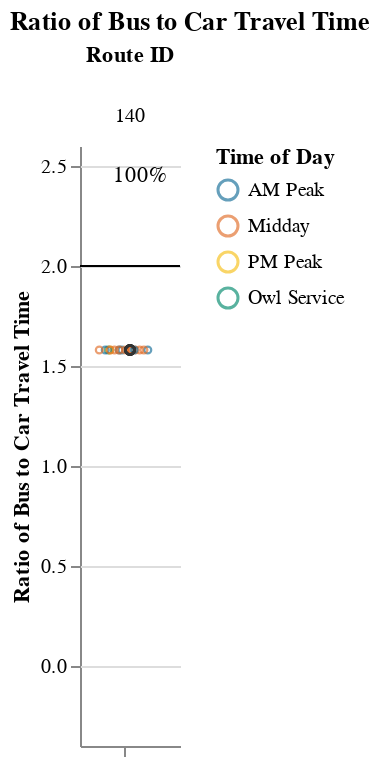
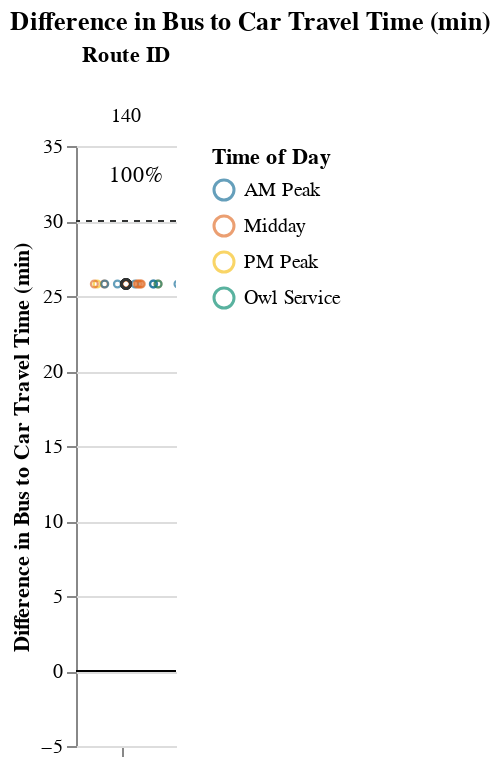

Write notebook code for charts like these, in order.
### Markdown cell above
### Medium Routes (1-1.5 hrs)

### Code cell
route_group = "medium"
try:
    display_charts_for_route_group(df, route_group)
except:
    print("No routes meet this criteria.")

### Figure 1 — Vega-Lite specification as saved in the notebook (floating-point values rounded to 4 significant figures)
{"config": {"view": {"continuousWidth": 400, "continuousHeight": 300, "stroke": null}, "facet": {"spacing": 0}}, "data": {"name": "data-9e5605fea82907418db5201e60d465e1"}, "facet": {"column": {"field": "route_id", "sort": ["140"], "title": "Route ID", "type": "nominal"}}, "spec": {"layer": [{"mark": "rule", "encoding": {"color": {"value": "black"}, "y": {"field": "cutoff", "type": "quantitative"}}, "selection": {"selector001": {"type": "interval", "bind": "scales", "encodings": ["x", "y"]}}}, {"mark": {"type": "point", "opacity": 0.65, "size": 12, "strokeWidth": 1.1}, "encoding": {"color": {"field": "time_of_day", "scale": {"range": ["#136C97", "#E16B26", "#F6BF16", "#00896B", "#7790A3", "#5B559C"]}, "sort": ["AM Peak", "Midday", "PM Peak", "Owl Service"], "title": "Time of Day", "type": "nominal"}, "tooltip": [{"field": "route_id", "type": "nominal"}, {"field": "trip_id", "type": "nominal"}, {"field": "service_hours", "type": "quantitative"}, {"field": "car_duration_hours", "type": "quantitative"}, {"field": "bus_multiplier", "type": "quantitative"}, {"field": "bus_difference", "type": "quantitative"}, {"field": "num_trips", "type": "quantitative"}, {"field": "num_competitive", "type": "quantitative"}, {"field": "pct_trips_competitive", "type": "quantitative"}, {"field": "p25", "type": "quantitative"}, {"field": "p50", "type": "quantitative"}, {"field": "p75", "type": "quantitative"}], "x": {"axis": {"grid": false, "labels": false, "ticks": true, "values": [0]}, "field": "jitter", "scale": {}, "title": null, "type": "quantitative"}, "y": {"field": "bus_multiplier", "scale": {"domain": [-0.25, 2.5]}, "title": "Ratio of Bus to Car Travel Time", "type": "quantitative"}}, "transform": [{"calculate": "sqrt(-2*log(random()))*cos(2*PI*random())", "as": "jitter"}], "width": 50}, {"layer": [{"mark": {"type": "point", "opacity": 0.6, "size": 20, "strokeWidth": 1.3}, "encoding": {"color": {"value": "#323434"}, "y": {"field": "bus_multiplier", "type": "quantitative"}}, "transform": [{"filter": "(datum.p50_trip === 1)"}]}, {"mark": {"type": "text", "align": "center", "baseline": "middle"}, "encoding": {"color": {"value": "black"}, "text": {"field": "pct_trips_competitive", "format": ".0%", "type": "quantitative"}, "tooltip": [{"field": "route_id", "type": "nominal"}, {"field": "trip_id", "type": "nominal"}, {"field": "service_hours", "type": "quantitative"}, {"field": "car_duration_hours", "type": "quantitative"}, {"field": "bus_multiplier", "type": "quantitative"}, {"field": "bus_difference", "type": "quantitative"}, {"field": "num_trips", "type": "quantitative"}, {"field": "num_competitive", "type": "quantitative"}, {"field": "pct_trips_competitive", "type": "quantitative"}, {"field": "p25", "type": "quantitative"}, {"field": "p50", "type": "quantitative"}, {"field": "p75", "type": "quantitative"}], "x": {"value": 30}, "y": {"value": 15}}, "transform": [{"calculate": "sqrt(-2*log(random()))*cos(2*PI*random())", "as": "jitter"}, {"filter": "(datum.fastest_trip === 1)"}]}]}]}, "resolve": {"scale": {"y": "shared"}}, "title": "Ratio of Bus to Car Travel Time", "$schema": "https://vega.github.io/schema/vega-lite/v4.17.0.json", "datasets": {"data-9e5605fea82907418db5201e60d465e1": [{"calitp_itp_id": 329, "trip_key": -9023541331044704491, "trip_id": "t_41753_b_486_tn_0", "shape_id": "p_2590", "route_id": "140", "service_hours": 1.17, "trip_first_departure_ts": 31200, "trip_last_arrival_ts": 35400, "departure_hour": 8, "time_of_day": "AM Peak", "p25": 1.17, "p50": 1.17, "p75": 1.17, "p50_trip": 1, "fastest_trip": 0, "car_duration_hours": 0.74, "competitive_route": 1, "bus_multiplier": 1.58, "bus_difference": 25.8, "num_trips": 18, "num_competitive": 18, "pct_trips_competitive": 1.0, "bus_difference_spread": 0.0, "route_group": "medium", "max_trip_hrs": 1.17, "max_trip_route_group": 1.25, "name": "Susanville Indian Rancheria", "caltrans_district": "02 - Redding", "drmt_organization_name": null, "cutoff2": 30, "cutoff": 2}, {"calitp_itp_id": 329, "trip_key": -5475125746485700448, "trip_id": "t_701147_b_486_tn_0", "shape_id": "p_2592", "route_id": "140", "service_hours": 1.17, "trip_first_departure_ts": 25800, "trip_last_arrival_ts": 30000, "departure_hour": 7, "time_of_day": "AM Peak", "p25": 1.17, "p50": 1.17, "p75": 1.17, "p50_trip": 1, "fastest_trip": 0, "car_duration_hours": 0.74, "competitive_route": 1, "bus_multiplier": 1.58, "bus_difference": 25.8, "num_trips": 18, "num_competitive": 18, "pct_trips_competitive": 1.0, "bus_difference_spread": 0.0, "route_group": "medium", "max_trip_hrs": 1.17, "max_trip_route_group": 1.25, "name": "Susanville Indian Rancheria", "caltrans_district": "02 - Redding", "drmt_organization_name": null, "cutoff2": 30, "cutoff": 2}, {"calitp_itp_id": 329, "trip_key": -1244449242420870573, "trip_id": "t_701149_b_486_tn_0", "shape_id": "p_2592", "route_id": "140", "service_hours": 1.17, "trip_first_departure_ts": 34200, "trip_last_arrival_ts": 38400, "departure_hour": 9, "time_of_day": "AM Peak", "p25": 1.17, "p50": 1.17, "p75": 1.17, "p50_trip": 1, "fastest_trip": 0, "car_duration_hours": 0.74, "competitive_route": 1, "bus_multiplier": 1.58, "bus_difference": 25.8, "num_trips": 18, "num_competitive": 18, "pct_trips_competitive": 1.0, "bus_difference_spread": 0.0, "route_group": "medium", "max_trip_hrs": 1.17, "max_trip_route_group": 1.25, "name": "Susanville Indian Rancheria", "caltrans_district": "02 - Redding", "drmt_organization_name": null, "cutoff2": 30, "cutoff": 2}, {"calitp_itp_id": 329, "trip_key": 6748690927392392678, "trip_id": "t_701157_b_486_tn_0", "shape_id": "p_2590", "route_id": "140", "service_hours": 1.17, "trip_first_departure_ts": 48000, "trip_last_arrival_ts": 52200, "departure_hour": 13, "time_of_day": "Midday", "p25": 1.17, "p50": 1.17, "p75": 1.17, "p50_trip": 1, "fastest_trip": 0, "car_duration_hours": 0.74, "competitive_route": 1, "bus_multiplier": 1.58, "bus_difference": 25.8, "num_trips": 18, "num_competitive": 18, "pct_trips_competitive": 1.0, "bus_difference_spread": 0.0, "route_group": "medium", "max_trip_hrs": 1.17, "max_trip_route_group": 1.25, "name": "Susanville Indian Rancheria", "caltrans_district": "02 - Redding", "drmt_organization_name": null, "cutoff2": 30, "cutoff": 2}, {"calitp_itp_id": 329, "trip_key": -2779325176788422315, "trip_id": "t_701159_b_486_tn_0", "shape_id": "p_2590", "route_id": "140", "service_hours": 1.17, "trip_first_departure_ts": 58500, "trip_last_arrival_ts": 62700, "departure_hour": 16, "time_of_day": "Midday", "p25": 1.17, "p50": 1.17, "p75": 1.17, "p50_trip": 1, "fastest_trip": 0, "car_duration_hours": 0.74, "competitive_route": 1, "bus_multiplier": 1.58, "bus_difference": 25.8, "num_trips": 18, "num_competitive": 18, "pct_trips_competitive": 1.0, "bus_difference_spread": 0.0, "route_group": "medium", "max_trip_hrs": 1.17, "max_trip_route_group": 1.25, "name": "Susanville Indian Rancheria", "caltrans_district": "02 - Redding", "drmt_organization_name": null, "cutoff2": 30, "cutoff": 2}, {"calitp_itp_id": 329, "trip_key": -2798469289354357403, "trip_id": "t_43182_b_486_tn_0", "shape_id": "p_2590", "route_id": "140", "service_hours": 1.17, "trip_first_departure_ts": 27000, "trip_last_arrival_ts": 31200, "departure_hour": 7, "time_of_day": "AM Peak", "p25": 1.17, "p50": 1.17, "p75": 1.17, "p50_trip": 1, "fastest_trip": 0, "car_duration_hours": 0.74, "competitive_route": 1, "bus_multiplier": 1.58, "bus_difference": 25.8, "num_trips": 18, "num_competitive": 18, "pct_trips_competitive": 1.0, "bus_difference_spread": 0.0, "route_group": "medium", "max_trip_hrs": 1.17, "max_trip_route_group": 1.25, "name": "Susanville Indian Rancheria", "caltrans_district": "02 - Redding", "drmt_organization_name": null, "cutoff2": 30, "cutoff": 2}, {"calitp_itp_id": 329, "trip_key": -3012178463176888290, "trip_id": "t_701152_b_486_tn_0", "shape_id": "p_2592", "route_id": "140", "service_hours": 1.17, "trip_first_departure_ts": 46800, "trip_last_arrival_ts": 51000, "departure_hour": 13, "time_of_day": "Midday", "p25": 1.17, "p50": 1.17, "p75": 1.17, "p50_trip": 1, "fastest_trip": 0, "car_duration_hours": 0.74, "competitive_route": 1, "bus_multiplier": 1.58, "bus_difference": 25.8, "num_trips": 18, "num_competitive": 18, "pct_trips_competitive": 1.0, "bus_difference_spread": 0.0, "route_group": "medium", "max_trip_hrs": 1.17, "max_trip_route_group": 1.25, "name": "Susanville Indian Rancheria", "caltrans_district": "02 - Redding", "drmt_organization_name": null, "cutoff2": 30, "cutoff": 2}, {"calitp_itp_id": 329, "trip_key": 2426106789488399220, "trip_id": "t_701154_b_486_tn_0", "shape_id": "p_2592", "route_id": "140", "service_hours": 1.17, "trip_first_departure_ts": 58500, "trip_last_arrival_ts": 62700, "departure_hour": 16, "time_of_day": "Midday", "p25": 1.17, "p50": 1.17, "p75": 1.17, "p50_trip": 1, "fastest_trip": 0, "car_duration_hours": 0.74, "competitive_route": 1, "bus_multiplier": 1.58, "bus_difference": 25.8, "num_trips": 18, "num_competitive": 18, "pct_trips_competitive": 1.0, "bus_difference_spread": 0.0, "route_group": "medium", "max_trip_hrs": 1.17, "max_trip_route_group": 1.25, "name": "Susanville Indian Rancheria", "caltrans_district": "02 - Redding", "drmt_organization_name": null, "cutoff2": 30, "cutoff": 2}, {"calitp_itp_id": 329, "trip_key": -6757776111279200247, "trip_id": "t_65615_b_486_tn_0", "shape_id": "p_2590", "route_id": "140", "service_hours": 1.17, "trip_first_departure_ts": 35400, "trip_last_arrival_ts": 39600, "departure_hour": 9, "time_of_day": "AM Peak", "p25": 1.17, "p50": 1.17, "p75": 1.17, "p50_trip": 1, "fastest_trip": 0, "car_duration_hours": 0.74, "competitive_route": 1, "bus_multiplier": 1.58, "bus_difference": 25.8, "num_trips": 18, "num_competitive": 18, "pct_trips_competitive": 1.0, "bus_difference_spread": 0.0, "route_group": "medium", "max_trip_hrs": 1.17, "max_trip_route_group": 1.25, "name": "Susanville Indian Rancheria", "caltrans_district": "02 - Redding", "drmt_organization_name": null, "cutoff2": 30, "cutoff": 2}, {"calitp_itp_id": 329, "trip_key": -8156939348510227682, "trip_id": "t_701156_b_486_tn_0", "shape_id": "p_2590", "route_id": "140", "service_hours": 1.17, "trip_first_departure_ts": 43800, "trip_last_arrival_ts": 48000, "departure_hour": 12, "time_of_day": "Midday", "p25": 1.17, "p50": 1.17, "p75": 1.17, "p50_trip": 1, "fastest_trip": 0, "car_duration_hours": 0.74, "competitive_route": 1, "bus_multiplier": 1.58, "bus_difference": 25.8, "num_trips": 18, "num_competitive": 18, "pct_trips_competitive": 1.0, "bus_difference_spread": 0.0, "route_group": "medium", "max_trip_hrs": 1.17, "max_trip_route_group": 1.25, "name": "Susanville Indian Rancheria", "caltrans_district": "02 - Redding", "drmt_organization_name": null, "cutoff2": 30, "cutoff": 2}, {"calitp_itp_id": 329, "trip_key": -5684759302882934829, "trip_id": "t_701153_b_486_tn_0", "shape_id": "p_2592", "route_id": "140", "service_hours": 1.17, "trip_first_departure_ts": 54000, "trip_last_arrival_ts": 58200, "departure_hour": 15, "time_of_day": "Midday", "p25": 1.17, "p50": 1.17, "p75": 1.17, "p50_trip": 1, "fastest_trip": 0, "car_duration_hours": 0.74, "competitive_route": 1, "bus_multiplier": 1.58, "bus_difference": 25.8, "num_trips": 18, "num_competitive": 18, "pct_trips_competitive": 1.0, "bus_difference_spread": 0.0, "route_group": "medium", "max_trip_hrs": 1.17, "max_trip_route_group": 1.25, "name": "Susanville Indian Rancheria", "caltrans_district": "02 - Redding", "drmt_organization_name": null, "cutoff2": 30, "cutoff": 2}, {"calitp_itp_id": 329, "trip_key": 6514282057861841955, "trip_id": "t_311_b_486_tn_0", "shape_id": "p_2590", "route_id": "140", "service_hours": 1.17, "trip_first_departure_ts": 22800, "trip_last_arrival_ts": 27000, "departure_hour": 6, "time_of_day": "Owl Service", "p25": 1.17, "p50": 1.17, "p75": 1.17, "p50_trip": 1, "fastest_trip": 0, "car_duration_hours": 0.74, "competitive_route": 1, "bus_multiplier": 1.58, "bus_difference": 25.8, "num_trips": 18, "num_competitive": 18, "pct_trips_competitive": 1.0, "bus_difference_spread": 0.0, "route_group": "medium", "max_trip_hrs": 1.17, "max_trip_route_group": 1.25, "name": "Susanville Indian Rancheria", "caltrans_district": "02 - Redding", "drmt_organization_name": null, "cutoff2": 30, "cutoff": 2}, {"calitp_itp_id": 329, "trip_key": 6719398106673501739, "trip_id": "t_701155_b_486_tn_0", "shape_id": "p_2592", "route_id": "140", "service_hours": 1.17, "trip_first_departure_ts": 63000, "trip_last_arrival_ts": 67200, "departure_hour": 17, "time_of_day": "PM Peak", "p25": 1.17, "p50": 1.17, "p75": 1.17, "p50_trip": 1, "fastest_trip": 1, "car_duration_hours": 0.74, "competitive_route": 1, "bus_multiplier": 1.58, "bus_difference": 25.8, "num_trips": 18, "num_competitive": 18, "pct_trips_competitive": 1.0, "bus_difference_spread": 0.0, "route_group": "medium", "max_trip_hrs": 1.17, "max_trip_route_group": 1.25, "name": "Susanville Indian Rancheria", "caltrans_district": "02 - Redding", "drmt_organization_name": null, "cutoff2": 30, "cutoff": 2}, {"calitp_itp_id": 329, "trip_key": 5922811996062735093, "trip_id": "t_701148_b_486_tn_0", "shape_id": "p_2592", "route_id": "140", "service_hours": 1.17, "trip_first_departure_ts": 30000, "trip_last_arrival_ts": 34200, "departure_hour": 8, "time_of_day": "AM Peak", "p25": 1.17, "p50": 1.17, "p75": 1.17, "p50_trip": 1, "fastest_trip": 0, "car_duration_hours": 0.74, "competitive_route": 1, "bus_multiplier": 1.58, "bus_difference": 25.8, "num_trips": 18, "num_competitive": 18, "pct_trips_competitive": 1.0, "bus_difference_spread": 0.0, "route_group": "medium", "max_trip_hrs": 1.17, "max_trip_route_group": 1.25, "name": "Susanville Indian Rancheria", "caltrans_district": "02 - Redding", "drmt_organization_name": null, "cutoff2": 30, "cutoff": 2}, {"calitp_itp_id": 329, "trip_key": 556136217499988690, "trip_id": "t_701151_b_486_tn_0", "shape_id": "p_2592", "route_id": "140", "service_hours": 1.17, "trip_first_departure_ts": 42600, "trip_last_arrival_ts": 46800, "departure_hour": 11, "time_of_day": "Midday", "p25": 1.17, "p50": 1.17, "p75": 1.17, "p50_trip": 1, "fastest_trip": 0, "car_duration_hours": 0.74, "competitive_route": 1, "bus_multiplier": 1.58, "bus_difference": 25.8, "num_trips": 18, "num_competitive": 18, "pct_trips_competitive": 1.0, "bus_difference_spread": 0.0, "route_group": "medium", "max_trip_hrs": 1.17, "max_trip_route_group": 1.25, "name": "Susanville Indian Rancheria", "caltrans_district": "02 - Redding", "drmt_organization_name": null, "cutoff2": 30, "cutoff": 2}, {"calitp_itp_id": 329, "trip_key": 9021601000075020373, "trip_id": "t_701158_b_486_tn_0", "shape_id": "p_2590", "route_id": "140", "service_hours": 1.17, "trip_first_departure_ts": 54000, "trip_last_arrival_ts": 58200, "departure_hour": 15, "time_of_day": "Midday", "p25": 1.17, "p50": 1.17, "p75": 1.17, "p50_trip": 1, "fastest_trip": 0, "car_duration_hours": 0.74, "competitive_route": 1, "bus_multiplier": 1.58, "bus_difference": 25.8, "num_trips": 18, "num_competitive": 18, "pct_trips_competitive": 1.0, "bus_difference_spread": 0.0, "route_group": "medium", "max_trip_hrs": 1.17, "max_trip_route_group": 1.25, "name": "Susanville Indian Rancheria", "caltrans_district": "02 - Redding", "drmt_organization_name": null, "cutoff2": 30, "cutoff": 2}, {"calitp_itp_id": 329, "trip_key": 7250065426467176317, "trip_id": "t_52898_b_486_tn_0", "shape_id": "p_2590", "route_id": "140", "service_hours": 1.17, "trip_first_departure_ts": 39600, "trip_last_arrival_ts": 43800, "departure_hour": 11, "time_of_day": "Midday", "p25": 1.17, "p50": 1.17, "p75": 1.17, "p50_trip": 1, "fastest_trip": 0, "car_duration_hours": 0.74, "competitive_route": 1, "bus_multiplier": 1.58, "bus_difference": 25.8, "num_trips": 18, "num_competitive": 18, "pct_trips_competitive": 1.0, "bus_difference_spread": 0.0, "route_group": "medium", "max_trip_hrs": 1.17, "max_trip_route_group": 1.25, "name": "Susanville Indian Rancheria", "caltrans_district": "02 - Redding", "drmt_organization_name": null, "cutoff2": 30, "cutoff": 2}, {"calitp_itp_id": 329, "trip_key": 6389470649396978753, "trip_id": "t_701150_b_486_tn_0", "shape_id": "p_2592", "route_id": "140", "service_hours": 1.17, "trip_first_departure_ts": 38400, "trip_last_arrival_ts": 42600, "departure_hour": 10, "time_of_day": "Midday", "p25": 1.17, "p50": 1.17, "p75": 1.17, "p50_trip": 1, "fastest_trip": 0, "car_duration_hours": 0.74, "competitive_route": 1, "bus_multiplier": 1.58, "bus_difference": 25.8, "num_trips": 18, "num_competitive": 18, "pct_trips_competitive": 1.0, "bus_difference_spread": 0.0, "route_group": "medium", "max_trip_hrs": 1.17, "max_trip_route_group": 1.25, "name": "Susanville Indian Rancheria", "caltrans_district": "02 - Redding", "drmt_organization_name": null, "cutoff2": 30, "cutoff": 2}]}}

### Figure 2 — Vega-Lite specification as saved in the notebook (floating-point values rounded to 4 significant figures)
{"config": {"view": {"continuousWidth": 400, "continuousHeight": 300, "stroke": null}, "facet": {"spacing": 0}}, "data": {"name": "data-c90683b3c8bd819c35ea51d3dc810e63"}, "facet": {"column": {"field": "route_id", "sort": ["140"], "title": "Route ID", "type": "nominal"}}, "spec": {"layer": [{"mark": "rule", "encoding": {"color": {"value": "black"}, "y": {"field": "cutoff", "type": "quantitative"}}, "selection": {"selector002": {"type": "interval", "bind": "scales", "encodings": ["x", "y"]}}}, {"mark": {"type": "rule", "strokeDash": [3, 3]}, "encoding": {"color": {"value": "#323434"}, "y": {"field": "cutoff2", "type": "quantitative"}}}, {"mark": {"type": "point", "opacity": 0.65, "size": 12, "strokeWidth": 1.1}, "encoding": {"color": {"field": "time_of_day", "scale": {"range": ["#136C97", "#E16B26", "#F6BF16", "#00896B", "#7790A3", "#5B559C"]}, "sort": ["AM Peak", "Midday", "PM Peak", "Owl Service"], "title": "Time of Day", "type": "nominal"}, "tooltip": [{"field": "route_id", "type": "nominal"}, {"field": "trip_id", "type": "nominal"}, {"field": "service_hours", "type": "quantitative"}, {"field": "car_duration_hours", "type": "quantitative"}, {"field": "bus_multiplier", "type": "quantitative"}, {"field": "bus_difference", "type": "quantitative"}, {"field": "num_trips", "type": "quantitative"}, {"field": "num_competitive", "type": "quantitative"}, {"field": "pct_trips_competitive", "type": "quantitative"}, {"field": "p25", "type": "quantitative"}, {"field": "p50", "type": "quantitative"}, {"field": "p75", "type": "quantitative"}], "x": {"axis": {"grid": false, "labels": false, "ticks": true, "values": [0]}, "field": "jitter", "scale": {}, "title": null, "type": "quantitative"}, "y": {"field": "bus_difference", "scale": {"domain": [-5, 35.0]}, "title": "Difference in Bus to Car Travel Time (min)", "type": "quantitative"}}, "transform": [{"calculate": "sqrt(-2*log(random()))*cos(2*PI*random())", "as": "jitter"}], "width": 50}, {"layer": [{"mark": {"type": "point", "opacity": 0.6, "size": 20, "strokeWidth": 1.3}, "encoding": {"color": {"value": "#323434"}, "y": {"field": "bus_difference", "type": "quantitative"}}, "transform": [{"filter": "(datum.p50_trip === 1)"}]}, {"mark": {"type": "text", "align": "center", "baseline": "middle"}, "encoding": {"color": {"value": "black"}, "text": {"field": "pct_trips_competitive", "format": ".0%", "type": "quantitative"}, "tooltip": [{"field": "route_id", "type": "nominal"}, {"field": "trip_id", "type": "nominal"}, {"field": "service_hours", "type": "quantitative"}, {"field": "car_duration_hours", "type": "quantitative"}, {"field": "bus_multiplier", "type": "quantitative"}, {"field": "bus_difference", "type": "quantitative"}, {"field": "num_trips", "type": "quantitative"}, {"field": "num_competitive", "type": "quantitative"}, {"field": "pct_trips_competitive", "type": "quantitative"}, {"field": "p25", "type": "quantitative"}, {"field": "p50", "type": "quantitative"}, {"field": "p75", "type": "quantitative"}], "x": {"value": 30}, "y": {"value": 15}}, "transform": [{"calculate": "sqrt(-2*log(random()))*cos(2*PI*random())", "as": "jitter"}, {"filter": "(datum.fastest_trip === 1)"}]}]}]}, "resolve": {"scale": {"y": "shared"}}, "title": "Difference in Bus to Car Travel Time (min)", "$schema": "https://vega.github.io/schema/vega-lite/v4.17.0.json", "datasets": {"data-c90683b3c8bd819c35ea51d3dc810e63": [{"calitp_itp_id": 329, "trip_key": -9023541331044704491, "trip_id": "t_41753_b_486_tn_0", "shape_id": "p_2590", "route_id": "140", "service_hours": 1.17, "trip_first_departure_ts": 31200, "trip_last_arrival_ts": 35400, "departure_hour": 8, "time_of_day": "AM Peak", "p25": 1.17, "p50": 1.17, "p75": 1.17, "p50_trip": 1, "fastest_trip": 0, "car_duration_hours": 0.74, "competitive_route": 1, "bus_multiplier": 1.58, "bus_difference": 25.8, "num_trips": 18, "num_competitive": 18, "pct_trips_competitive": 1.0, "bus_difference_spread": 0.0, "route_group": "medium", "max_trip_hrs": 1.17, "max_trip_route_group": 1.25, "name": "Susanville Indian Rancheria", "caltrans_district": "02 - Redding", "drmt_organization_name": null, "cutoff2": 30, "cutoff": 0}, {"calitp_itp_id": 329, "trip_key": -5475125746485700448, "trip_id": "t_701147_b_486_tn_0", "shape_id": "p_2592", "route_id": "140", "service_hours": 1.17, "trip_first_departure_ts": 25800, "trip_last_arrival_ts": 30000, "departure_hour": 7, "time_of_day": "AM Peak", "p25": 1.17, "p50": 1.17, "p75": 1.17, "p50_trip": 1, "fastest_trip": 0, "car_duration_hours": 0.74, "competitive_route": 1, "bus_multiplier": 1.58, "bus_difference": 25.8, "num_trips": 18, "num_competitive": 18, "pct_trips_competitive": 1.0, "bus_difference_spread": 0.0, "route_group": "medium", "max_trip_hrs": 1.17, "max_trip_route_group": 1.25, "name": "Susanville Indian Rancheria", "caltrans_district": "02 - Redding", "drmt_organization_name": null, "cutoff2": 30, "cutoff": 0}, {"calitp_itp_id": 329, "trip_key": -1244449242420870573, "trip_id": "t_701149_b_486_tn_0", "shape_id": "p_2592", "route_id": "140", "service_hours": 1.17, "trip_first_departure_ts": 34200, "trip_last_arrival_ts": 38400, "departure_hour": 9, "time_of_day": "AM Peak", "p25": 1.17, "p50": 1.17, "p75": 1.17, "p50_trip": 1, "fastest_trip": 0, "car_duration_hours": 0.74, "competitive_route": 1, "bus_multiplier": 1.58, "bus_difference": 25.8, "num_trips": 18, "num_competitive": 18, "pct_trips_competitive": 1.0, "bus_difference_spread": 0.0, "route_group": "medium", "max_trip_hrs": 1.17, "max_trip_route_group": 1.25, "name": "Susanville Indian Rancheria", "caltrans_district": "02 - Redding", "drmt_organization_name": null, "cutoff2": 30, "cutoff": 0}, {"calitp_itp_id": 329, "trip_key": 6748690927392392678, "trip_id": "t_701157_b_486_tn_0", "shape_id": "p_2590", "route_id": "140", "service_hours": 1.17, "trip_first_departure_ts": 48000, "trip_last_arrival_ts": 52200, "departure_hour": 13, "time_of_day": "Midday", "p25": 1.17, "p50": 1.17, "p75": 1.17, "p50_trip": 1, "fastest_trip": 0, "car_duration_hours": 0.74, "competitive_route": 1, "bus_multiplier": 1.58, "bus_difference": 25.8, "num_trips": 18, "num_competitive": 18, "pct_trips_competitive": 1.0, "bus_difference_spread": 0.0, "route_group": "medium", "max_trip_hrs": 1.17, "max_trip_route_group": 1.25, "name": "Susanville Indian Rancheria", "caltrans_district": "02 - Redding", "drmt_organization_name": null, "cutoff2": 30, "cutoff": 0}, {"calitp_itp_id": 329, "trip_key": -2779325176788422315, "trip_id": "t_701159_b_486_tn_0", "shape_id": "p_2590", "route_id": "140", "service_hours": 1.17, "trip_first_departure_ts": 58500, "trip_last_arrival_ts": 62700, "departure_hour": 16, "time_of_day": "Midday", "p25": 1.17, "p50": 1.17, "p75": 1.17, "p50_trip": 1, "fastest_trip": 0, "car_duration_hours": 0.74, "competitive_route": 1, "bus_multiplier": 1.58, "bus_difference": 25.8, "num_trips": 18, "num_competitive": 18, "pct_trips_competitive": 1.0, "bus_difference_spread": 0.0, "route_group": "medium", "max_trip_hrs": 1.17, "max_trip_route_group": 1.25, "name": "Susanville Indian Rancheria", "caltrans_district": "02 - Redding", "drmt_organization_name": null, "cutoff2": 30, "cutoff": 0}, {"calitp_itp_id": 329, "trip_key": -2798469289354357403, "trip_id": "t_43182_b_486_tn_0", "shape_id": "p_2590", "route_id": "140", "service_hours": 1.17, "trip_first_departure_ts": 27000, "trip_last_arrival_ts": 31200, "departure_hour": 7, "time_of_day": "AM Peak", "p25": 1.17, "p50": 1.17, "p75": 1.17, "p50_trip": 1, "fastest_trip": 0, "car_duration_hours": 0.74, "competitive_route": 1, "bus_multiplier": 1.58, "bus_difference": 25.8, "num_trips": 18, "num_competitive": 18, "pct_trips_competitive": 1.0, "bus_difference_spread": 0.0, "route_group": "medium", "max_trip_hrs": 1.17, "max_trip_route_group": 1.25, "name": "Susanville Indian Rancheria", "caltrans_district": "02 - Redding", "drmt_organization_name": null, "cutoff2": 30, "cutoff": 0}, {"calitp_itp_id": 329, "trip_key": -3012178463176888290, "trip_id": "t_701152_b_486_tn_0", "shape_id": "p_2592", "route_id": "140", "service_hours": 1.17, "trip_first_departure_ts": 46800, "trip_last_arrival_ts": 51000, "departure_hour": 13, "time_of_day": "Midday", "p25": 1.17, "p50": 1.17, "p75": 1.17, "p50_trip": 1, "fastest_trip": 0, "car_duration_hours": 0.74, "competitive_route": 1, "bus_multiplier": 1.58, "bus_difference": 25.8, "num_trips": 18, "num_competitive": 18, "pct_trips_competitive": 1.0, "bus_difference_spread": 0.0, "route_group": "medium", "max_trip_hrs": 1.17, "max_trip_route_group": 1.25, "name": "Susanville Indian Rancheria", "caltrans_district": "02 - Redding", "drmt_organization_name": null, "cutoff2": 30, "cutoff": 0}, {"calitp_itp_id": 329, "trip_key": 2426106789488399220, "trip_id": "t_701154_b_486_tn_0", "shape_id": "p_2592", "route_id": "140", "service_hours": 1.17, "trip_first_departure_ts": 58500, "trip_last_arrival_ts": 62700, "departure_hour": 16, "time_of_day": "Midday", "p25": 1.17, "p50": 1.17, "p75": 1.17, "p50_trip": 1, "fastest_trip": 0, "car_duration_hours": 0.74, "competitive_route": 1, "bus_multiplier": 1.58, "bus_difference": 25.8, "num_trips": 18, "num_competitive": 18, "pct_trips_competitive": 1.0, "bus_difference_spread": 0.0, "route_group": "medium", "max_trip_hrs": 1.17, "max_trip_route_group": 1.25, "name": "Susanville Indian Rancheria", "caltrans_district": "02 - Redding", "drmt_organization_name": null, "cutoff2": 30, "cutoff": 0}, {"calitp_itp_id": 329, "trip_key": -6757776111279200247, "trip_id": "t_65615_b_486_tn_0", "shape_id": "p_2590", "route_id": "140", "service_hours": 1.17, "trip_first_departure_ts": 35400, "trip_last_arrival_ts": 39600, "departure_hour": 9, "time_of_day": "AM Peak", "p25": 1.17, "p50": 1.17, "p75": 1.17, "p50_trip": 1, "fastest_trip": 0, "car_duration_hours": 0.74, "competitive_route": 1, "bus_multiplier": 1.58, "bus_difference": 25.8, "num_trips": 18, "num_competitive": 18, "pct_trips_competitive": 1.0, "bus_difference_spread": 0.0, "route_group": "medium", "max_trip_hrs": 1.17, "max_trip_route_group": 1.25, "name": "Susanville Indian Rancheria", "caltrans_district": "02 - Redding", "drmt_organization_name": null, "cutoff2": 30, "cutoff": 0}, {"calitp_itp_id": 329, "trip_key": -8156939348510227682, "trip_id": "t_701156_b_486_tn_0", "shape_id": "p_2590", "route_id": "140", "service_hours": 1.17, "trip_first_departure_ts": 43800, "trip_last_arrival_ts": 48000, "departure_hour": 12, "time_of_day": "Midday", "p25": 1.17, "p50": 1.17, "p75": 1.17, "p50_trip": 1, "fastest_trip": 0, "car_duration_hours": 0.74, "competitive_route": 1, "bus_multiplier": 1.58, "bus_difference": 25.8, "num_trips": 18, "num_competitive": 18, "pct_trips_competitive": 1.0, "bus_difference_spread": 0.0, "route_group": "medium", "max_trip_hrs": 1.17, "max_trip_route_group": 1.25, "name": "Susanville Indian Rancheria", "caltrans_district": "02 - Redding", "drmt_organization_name": null, "cutoff2": 30, "cutoff": 0}, {"calitp_itp_id": 329, "trip_key": -5684759302882934829, "trip_id": "t_701153_b_486_tn_0", "shape_id": "p_2592", "route_id": "140", "service_hours": 1.17, "trip_first_departure_ts": 54000, "trip_last_arrival_ts": 58200, "departure_hour": 15, "time_of_day": "Midday", "p25": 1.17, "p50": 1.17, "p75": 1.17, "p50_trip": 1, "fastest_trip": 0, "car_duration_hours": 0.74, "competitive_route": 1, "bus_multiplier": 1.58, "bus_difference": 25.8, "num_trips": 18, "num_competitive": 18, "pct_trips_competitive": 1.0, "bus_difference_spread": 0.0, "route_group": "medium", "max_trip_hrs": 1.17, "max_trip_route_group": 1.25, "name": "Susanville Indian Rancheria", "caltrans_district": "02 - Redding", "drmt_organization_name": null, "cutoff2": 30, "cutoff": 0}, {"calitp_itp_id": 329, "trip_key": 6514282057861841955, "trip_id": "t_311_b_486_tn_0", "shape_id": "p_2590", "route_id": "140", "service_hours": 1.17, "trip_first_departure_ts": 22800, "trip_last_arrival_ts": 27000, "departure_hour": 6, "time_of_day": "Owl Service", "p25": 1.17, "p50": 1.17, "p75": 1.17, "p50_trip": 1, "fastest_trip": 0, "car_duration_hours": 0.74, "competitive_route": 1, "bus_multiplier": 1.58, "bus_difference": 25.8, "num_trips": 18, "num_competitive": 18, "pct_trips_competitive": 1.0, "bus_difference_spread": 0.0, "route_group": "medium", "max_trip_hrs": 1.17, "max_trip_route_group": 1.25, "name": "Susanville Indian Rancheria", "caltrans_district": "02 - Redding", "drmt_organization_name": null, "cutoff2": 30, "cutoff": 0}, {"calitp_itp_id": 329, "trip_key": 6719398106673501739, "trip_id": "t_701155_b_486_tn_0", "shape_id": "p_2592", "route_id": "140", "service_hours": 1.17, "trip_first_departure_ts": 63000, "trip_last_arrival_ts": 67200, "departure_hour": 17, "time_of_day": "PM Peak", "p25": 1.17, "p50": 1.17, "p75": 1.17, "p50_trip": 1, "fastest_trip": 1, "car_duration_hours": 0.74, "competitive_route": 1, "bus_multiplier": 1.58, "bus_difference": 25.8, "num_trips": 18, "num_competitive": 18, "pct_trips_competitive": 1.0, "bus_difference_spread": 0.0, "route_group": "medium", "max_trip_hrs": 1.17, "max_trip_route_group": 1.25, "name": "Susanville Indian Rancheria", "caltrans_district": "02 - Redding", "drmt_organization_name": null, "cutoff2": 30, "cutoff": 0}, {"calitp_itp_id": 329, "trip_key": 5922811996062735093, "trip_id": "t_701148_b_486_tn_0", "shape_id": "p_2592", "route_id": "140", "service_hours": 1.17, "trip_first_departure_ts": 30000, "trip_last_arrival_ts": 34200, "departure_hour": 8, "time_of_day": "AM Peak", "p25": 1.17, "p50": 1.17, "p75": 1.17, "p50_trip": 1, "fastest_trip": 0, "car_duration_hours": 0.74, "competitive_route": 1, "bus_multiplier": 1.58, "bus_difference": 25.8, "num_trips": 18, "num_competitive": 18, "pct_trips_competitive": 1.0, "bus_difference_spread": 0.0, "route_group": "medium", "max_trip_hrs": 1.17, "max_trip_route_group": 1.25, "name": "Susanville Indian Rancheria", "caltrans_district": "02 - Redding", "drmt_organization_name": null, "cutoff2": 30, "cutoff": 0}, {"calitp_itp_id": 329, "trip_key": 556136217499988690, "trip_id": "t_701151_b_486_tn_0", "shape_id": "p_2592", "route_id": "140", "service_hours": 1.17, "trip_first_departure_ts": 42600, "trip_last_arrival_ts": 46800, "departure_hour": 11, "time_of_day": "Midday", "p25": 1.17, "p50": 1.17, "p75": 1.17, "p50_trip": 1, "fastest_trip": 0, "car_duration_hours": 0.74, "competitive_route": 1, "bus_multiplier": 1.58, "bus_difference": 25.8, "num_trips": 18, "num_competitive": 18, "pct_trips_competitive": 1.0, "bus_difference_spread": 0.0, "route_group": "medium", "max_trip_hrs": 1.17, "max_trip_route_group": 1.25, "name": "Susanville Indian Rancheria", "caltrans_district": "02 - Redding", "drmt_organization_name": null, "cutoff2": 30, "cutoff": 0}, {"calitp_itp_id": 329, "trip_key": 9021601000075020373, "trip_id": "t_701158_b_486_tn_0", "shape_id": "p_2590", "route_id": "140", "service_hours": 1.17, "trip_first_departure_ts": 54000, "trip_last_arrival_ts": 58200, "departure_hour": 15, "time_of_day": "Midday", "p25": 1.17, "p50": 1.17, "p75": 1.17, "p50_trip": 1, "fastest_trip": 0, "car_duration_hours": 0.74, "competitive_route": 1, "bus_multiplier": 1.58, "bus_difference": 25.8, "num_trips": 18, "num_competitive": 18, "pct_trips_competitive": 1.0, "bus_difference_spread": 0.0, "route_group": "medium", "max_trip_hrs": 1.17, "max_trip_route_group": 1.25, "name": "Susanville Indian Rancheria", "caltrans_district": "02 - Redding", "drmt_organization_name": null, "cutoff2": 30, "cutoff": 0}, {"calitp_itp_id": 329, "trip_key": 7250065426467176317, "trip_id": "t_52898_b_486_tn_0", "shape_id": "p_2590", "route_id": "140", "service_hours": 1.17, "trip_first_departure_ts": 39600, "trip_last_arrival_ts": 43800, "departure_hour": 11, "time_of_day": "Midday", "p25": 1.17, "p50": 1.17, "p75": 1.17, "p50_trip": 1, "fastest_trip": 0, "car_duration_hours": 0.74, "competitive_route": 1, "bus_multiplier": 1.58, "bus_difference": 25.8, "num_trips": 18, "num_competitive": 18, "pct_trips_competitive": 1.0, "bus_difference_spread": 0.0, "route_group": "medium", "max_trip_hrs": 1.17, "max_trip_route_group": 1.25, "name": "Susanville Indian Rancheria", "caltrans_district": "02 - Redding", "drmt_organization_name": null, "cutoff2": 30, "cutoff": 0}, {"calitp_itp_id": 329, "trip_key": 6389470649396978753, "trip_id": "t_701150_b_486_tn_0", "shape_id": "p_2592", "route_id": "140", "service_hours": 1.17, "trip_first_departure_ts": 38400, "trip_last_arrival_ts": 42600, "departure_hour": 10, "time_of_day": "Midday", "p25": 1.17, "p50": 1.17, "p75": 1.17, "p50_trip": 1, "fastest_trip": 0, "car_duration_hours": 0.74, "competitive_route": 1, "bus_multiplier": 1.58, "bus_difference": 25.8, "num_trips": 18, "num_competitive": 18, "pct_trips_competitive": 1.0, "bus_difference_spread": 0.0, "route_group": "medium", "max_trip_hrs": 1.17, "max_trip_route_group": 1.25, "name": "Susanville Indian Rancheria", "caltrans_district": "02 - Redding", "drmt_organization_name": null, "cutoff2": 30, "cutoff": 0}]}}
